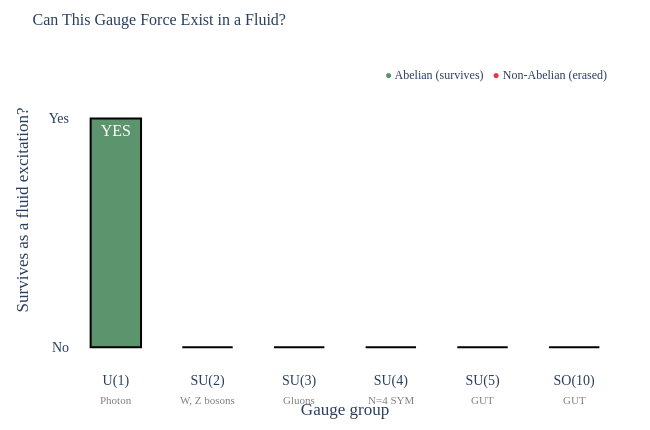

Notebook code for this chart:
### Code cell
# viz-ref: fig_erasure_survey
# ════════════════════════════════════════════════════════════════════
# Central figure: gauge groups -- who survives?
# ════════════════════════════════════════════════════════════════════

survey_data = [
    ("U(1)", u1(), "Photon"),
    ("SU(2)", su(2), "W, Z bosons"),
    ("SU(3)", su(3), "Gluons"),
    ("SU(4)", su(4), "N=4 SYM"),
    ("SU(5)", su(5), "GUT"),
    ("SO(10)", so(10), "GUT"),
]

names = [label for label, _, _ in survey_data]
particles = [p for _, _, p in survey_data]
survives_vals = [
    1.0 if survives_hydrodynamization(g) else 0.0 for _, g, _ in survey_data
]
bar_colors = [
    COLORS["dispersive"] if survives_hydrodynamization(g) else COLORS["dissipative"]
    for _, g, _ in survey_data
]
bar_text = ["YES" if survives_hydrodynamization(g) else "NO" for _, g, _ in survey_data]

fig = go.Figure()
fig.add_trace(
    go.Bar(
        x=names,
        y=survives_vals,
        text=bar_text,
        textposition="inside",
        textfont=dict(size=16, color="white", family=FONT["family"]),
        marker_color=bar_colors,
        marker_line=dict(width=2, color="black"),
        width=0.55,
    )
)

# Add particle labels below
for i, (name, g, particle) in enumerate(survey_data):
    fig.add_annotation(
        x=name,
        y=-0.12,
        text=particle,
        showarrow=False,
        font=dict(size=11, color="gray", family=FONT["family"]),
        yref="paper",
    )

apply_layout(
    fig,
    title=dict(text="Can This Gauge Force Exist in a Fluid?", font=TITLE_FONT),
    yaxis=dict(
        tickvals=[0, 1],
        ticktext=["No", "Yes"],
        range=[-0.1, 1.3],
        showgrid=False,
        title="Survives as a fluid excitation?",
    ),
    xaxis=dict(title="Gauge group"),
    height=430,
    width=650,
    showlegend=False,
)

# Color legend
c_surv = COLORS["dispersive"]
c_eras = COLORS["dissipative"]
fig.add_annotation(
    x=0.98,
    y=0.95,
    xref="paper",
    yref="paper",
    text=(
        f"<span style='color:{c_surv}'>\u25cf</span> Abelian (survives)   "
        f"<span style='color:{c_eras}'>\u25cf</span> Non-Abelian (erased)"
    ),
    showarrow=False,
    font=dict(size=12, family=FONT["family"]),
    align="right",
    xanchor="right",
)

fig.show()

### Figure 1 — Plotly figure (JSON) as saved in the notebook; plotly's stock layout.template omitted (floating-point values rounded to 4 significant figures)
{"data": [{"marker": {"color": ["#5C946E", "#E63946", "#E63946", "#E63946", "#E63946", "#E63946"], "line": {"color": "black", "width": 2}}, "text": ["YES", "NO", "NO", "NO", "NO", "NO"], "textfont": {"color": "white", "family": "CMU Serif, Computer Modern, Times New Roman, serif", "size": 16}, "textposition": "inside", "type": "bar", "width": 0.55, "x": ["U(1)", "SU(2)", "SU(3)", "SU(4)", "SU(5)", "SO(10)"], "y": [1, 0, 0, 0, 0, 0]}], "layout": {"annotations": [{"font": {"color": "gray", "family": "CMU Serif, Computer Modern, Times New Roman, serif", "size": 11}, "showarrow": false, "text": "Photon", "x": "U(1)", "y": -0.12, "yref": "paper"}, {"font": {"color": "gray", "family": "CMU Serif, Computer Modern, Times New Roman, serif", "size": 11}, "showarrow": false, "text": "W, Z bosons", "x": "SU(2)", "y": -0.12, "yref": "paper"}, {"font": {"color": "gray", "family": "CMU Serif, Computer Modern, Times New Roman, serif", "size": 11}, "showarrow": false, "text": "Gluons", "x": "SU(3)", "y": -0.12, "yref": "paper"}, {"font": {"color": "gray", "family": "CMU Serif, Computer Modern, Times New Roman, serif", "size": 11}, "showarrow": false, "text": "N=4 SYM", "x": "SU(4)", "y": -0.12, "yref": "paper"}, {"font": {"color": "gray", "family": "CMU Serif, Computer Modern, Times New Roman, serif", "size": 11}, "showarrow": false, "text": "GUT", "x": "SU(5)", "y": -0.12, "yref": "paper"}, {"font": {"color": "gray", "family": "CMU Serif, Computer Modern, Times New Roman, serif", "size": 11}, "showarrow": false, "text": "GUT", "x": "SO(10)", "y": -0.12, "yref": "paper"}, {"align": "right", "font": {"family": "CMU Serif, Computer Modern, Times New Roman, serif", "size": 12}, "showarrow": false, "text": "<span style='color:#5C946E'>●</span> Abelian (survives)   <span style='color:#E63946'>●</span> Non-Abelian (erased)", "x": 0.98, "xanchor": "right", "xref": "paper", "y": 0.95, "yref": "paper"}], "font": {"family": "CMU Serif, Computer Modern, Times New Roman, serif", "size": 14}, "height": 430, "margin": {"b": 60, "l": 70, "r": 30, "t": 50}, "paper_bgcolor": "white", "plot_bgcolor": "white", "showlegend": false, "title": {"font": {"family": "CMU Serif, Computer Modern, Times New Roman, serif", "size": 16}, "text": "Can This Gauge Force Exist in a Fluid?"}, "width": 650, "xaxis": {"title": {"text": "Gauge group"}}, "yaxis": {"range": [-0.1, 1.3], "showgrid": false, "ticktext": ["No", "Yes"], "tickvals": [0, 1], "title": {"text": "Survives as a fluid excitation?"}}}}
